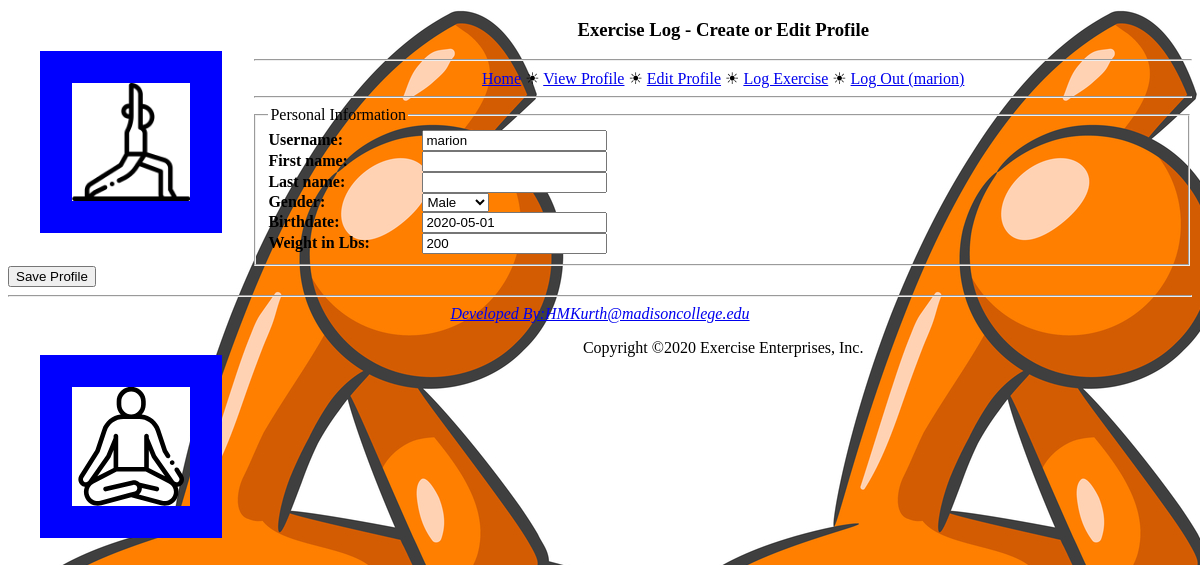
/project2/editprofile.php (signed in), run on the app's committed database.
### tables this page shows
CREATE TABLE `exercise_user` (
  `id` int(3) NOT NULL AUTO_INCREMENT,
  `username` varchar(50) NOT NULL,
  `password` varchar(100) DEFAULT NULL,
  `first_name` varchar(50) DEFAULT NULL,
  `last_name` varchar(50) DEFAULT NULL,
  `gender` varchar(3) DEFAULT 'M',
  `birthdate` date DEFAULT NULL,
  `weight` int(4) DEFAULT '200',
  PRIMARY KEY (`id`)
);

### project2/editprofile.php (the view, shortened to what this page needs)
<?php
    require_once('header.php');
    require_once('navmenu.php');
    $dbc = mysqli_connect(DB_HOST, DB_USER, DB_PASSWORD, DB_NAME)
            or die('Error connecting to database');
    if (isset($_POST['submit']))
    {
        $username = mysqli_real_escape_string($dbc, trim($_POST['username']));
        $first_name = mysqli_real_escape_string($dbc, trim($_POST['firstname']));
        $last_name = mysqli_real_escape_string($dbc, trim($_POST['lastname']));
        $gender = mysqli_real_escape_string($dbc, trim($_POST['gender']));
        $birthdate = mysqli_real_escape_string($dbc, trim($_POST['birthdate']));
        $weight = mysqli_real_escape_string($dbc, trim($_POST['weight']));
        $error = false;
        if (!$error)
        {
            if (!empty($username) && !empty($first_name) && !empty($last_name) && !empty($gender) && !empty($birthdate) && !empty($weight))
            {
                $query = "UPDATE exercise_user SET username = '$username', first_name = '$first_name',"
                          . " last_name = '$last_name', gender = '$gender',birthdate = '$birthdate',"
                          . " weight = '$weight' WHERE id = '" . $_SESSION['user_id'] . "'";
                mysqli_query($dbc, $query) or die('error updating variables'.mysqli_error($dbc));
                echo '<p>Your profile has been successfully updated. Would you like to <a href="viewprofile.php">view your profile</a>?</p>';
                mysqli_close($dbc);
                exit();
              }
              else {
                echo '<p class="error">You must enter all of the profile data (the picture is optional).</p>';
              }
          }
     }
     else {
          $query = "SELECT username, first_name, last_name, gender, birthdate, weight FROM exercise_user WHERE id = '" . $_SESSION['user_id'] . "'"
                  or die('error connecting to database'.mysqli_error($dbc));
        $data = mysqli_query($dbc, $query);
        $row = mysqli_fetch_array($data);
        if ($row != NULL)
        {
            $username = $row['username'];
            $first_name = $row['first_name'];
            $last_name = $row['last_name'];
            $gender = $row['gender'];
            $birthdate = $row['birthdate'];
            $weight = $row['weight'];
        }
        else {
            echo '<p class="error">There was a problem accessing your profile.</p>';
        }
      }
?>
  <form enctype="multipart/form-data" method="post" action="<?php echo $_SERVER['PHP_SELF']; ?>">
    <fieldset>
      <legend>Personal Information</legend>
      <label for="username">Username:</label>
      <input type="text" id="username" name="username" value="<?php if (!empty($username)) echo $username; ?>" /><br />
      <label for="firstname">First name:</label>
      <input type="text" id="firstname" name="firstname" value="<?php if (!empty($first_name)) echo $first_name; ?>" /><br />
      <label for="lastname">Last name:</label>
      <input type="text" id="lastname" name="lastname" value="<?php if (!empty($last_name)) echo $last_name; ?>" /><br />
      <label for="gender">Gender:</label>
      <select id="gender" name="gender">
        <option value="M" <?php if (!empty($gender) && $gender == 'M') echo 'selected = "selected"'; ?>>Male</option>
      </select><br />
      <label for="birthdate">Birthdate:</label>
      <input type="text" id="birthdate" name="birthdate" value="<?php if (!empty($birthdate)) echo $birthdate; else echo 'YYYY-MM-DD'; ?>" /><br />
      <label for="weight">Weight in Lbs:</label>
      <input type="text" id="weight" name="weight" value="<?php if (!empty($weight)) echo $weight; ?>" /><br />
    </fieldset>
    <input type="submit" value="Save Profile" name="submit" />
  </form>
<?php
  require_once('footer.php');
?>

### project2/style.css (style rules this page uses)
form { display:block; text-align: left; }
form label { display: inline-block; width: 150px; font-weight: bold; color: black; }
body { background: url("stretch.jpg"); background-color:#dadaf3; }
html { font-family: Scope One; text-align: center; }

### data on the page
exercise_user: username "marion", gender "Male", birthdate "2020-05-01", weight "200"

### other printed values
$page_title "Create or Edit Profile"
$_SESSION['username'] "marion"
